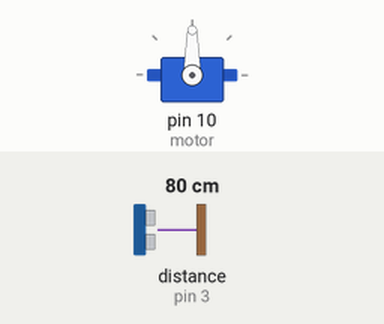
This sketch was run on a simulated Arduino Uno, built with avr-gcc and run on an emulated ATmega328P. Parts: servo. Wiring (inferred from the names in the program): ultrasonic range finder: trigger pin 4; echo pin 3. The inputs (shaded band) are chosen by the test bench; at power-on: distance to the obstacle (sensor on pin 3) 80 cm. The echo pulse lasts 58.3 µs per cm.

Above: at 3.8 s.
3.9 s: distance to the obstacle (sensor on pin 3) set to 32 cm
7.8 s: distance to the obstacle (sensor on pin 3) set to 29 cm
At 9.4 s:
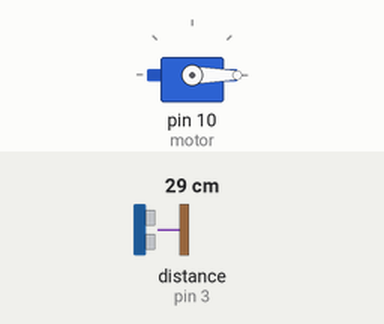
11.7 s: distance to the obstacle (sensor on pin 3) set to 35 cm
At 13.0 s:
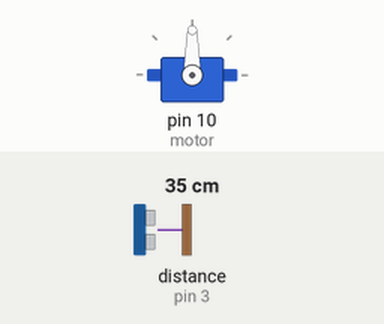
15.6 s: distance to the obstacle (sensor on pin 3) set to 2 cm
At 18.8 s:
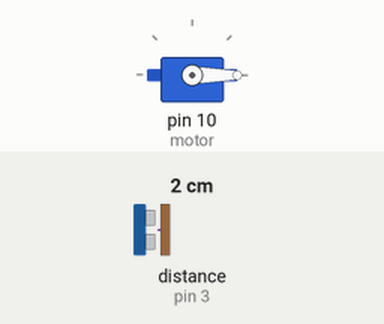
Timing chart, 0 to 20.3 s (numbered marks = the images above; inputs shaded):
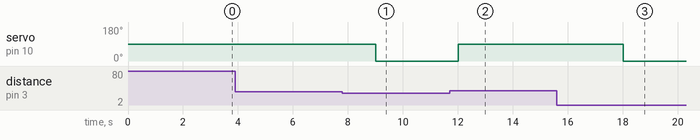

The sketch:

lixeira.ino
```cpp
#include <Servo.h>
#define trig 4
#define echo 3
Servo motor;

void setup() {
   motor.attach(10);
   pinMode(trig, OUTPUT);
   pinMode(echo, INPUT);
}

void loop() {
  long duracao, distancia;
  digitalWrite(trig ,LOW);
  delayMicroseconds(2);
  digitalWrite(trig ,HIGH);
  delayMicroseconds(10);
  digitalWrite(trig ,LOW);
  duracao = pulseIn (echo, HIGH);
  distancia = (duracao/2) / 29.1;
    if (distancia < 30)

{
   motor.write(0); }
    else {
   motor.write(90);

}
delay(3000);
}
```

codigoarduino.cpp
```cpp
#include <Servo.h>
#define trig 4
#define echo 3
Servo motor;

void setup() {
   motor.attach(10);
   pinMode(trig, OUTPUT);
   pinMode(echo, INPUT);
}

void loop() {
    long duracao, distancia;
  digitalWrite(trig ,LOW);
  delayMicroseconds(2);
  digitalWrite(trig ,HIGH);
  delayMicroseconds(10);
  digitalWrite(trig ,LOW);
  duracao = pulseIn (echo, HIGH);
  distancia = (duracao/2) / 29.1;
    if (distancia < 30)

{
   motor.write(0); }
    else {
   motor.write(90);

}
delay(3000);
}
```

Measured:
- the behaviour switches between 31 and 30 cm on distance to the obstacle (sensor on pin 3) (found by bisection; images 0 and 1)
- after the input at 3.9 s, every drawn part: stays the same
- after the input at 7.8 s, servo on pin 10 (motor): 90° → 0° after 1.2 s
- after the input at 11.7 s, servo on pin 10 (motor): 0° → 90° after 0.32 s
- after the input at 15.6 s, servo on pin 10 (motor): 90° → 0° after 2.4 s
